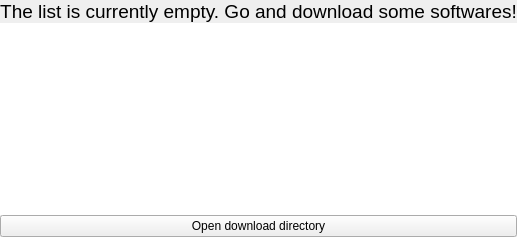
     <widget class="QWidget" name="page_2">
      <layout class="QVBoxLayout" name="verticalLayout_2">
       <property name="spacing">
        <number>0</number>
       </property>
       <property name="leftMargin">
        <number>0</number>
       </property>
       <property name="topMargin">
        <number>0</number>
       </property>
       <property name="rightMargin">
        <number>0</number>
       </property>
       <property name="bottomMargin">
        <number>0</number>
       </property>
       <item>
        <widget class="QLabel" name="label">
         <property name="font">
          <font>
           <pointsize>14</pointsize>
          </font>
         </property>
         <property name="styleSheet">
          <string notr="true"/>
         </property>
         <property name="lineWidth">
          <number>0</number>
         </property>
         <property name="text">
          <string>The list is currently empty. Go and download some softwares!</string>
         </property>
         <property name="alignment">
          <set>Qt::AlignCenter</set>
         </property>
        </widget>
       </item>
       <item>
        <widget class="QListWidget" name="listWidget">
         <property name="frameShape">
          <enum>QFrame::NoFrame</enum>
         </property>
         <property name="frameShadow">
          <enum>QFrame::Sunken</enum>
         </property>
         <property name="lineWidth">
          <number>0</number>
         </property>
        </widget>
       </item>
       <item>
        <widget class="QPushButton" name="btn_openDir">
         <property name="maximumSize">
          <size>
           <width>16777215</width>
           <height>30</height>
          </size>
         </property>
         <property name="focusPolicy">
          <enum>Qt::NoFocus</enum>
         </property>
         <property name="text">
          <string>Open download directory</string>
         </property>
        </widget>
       </item>
      </layout>
     </widget>
